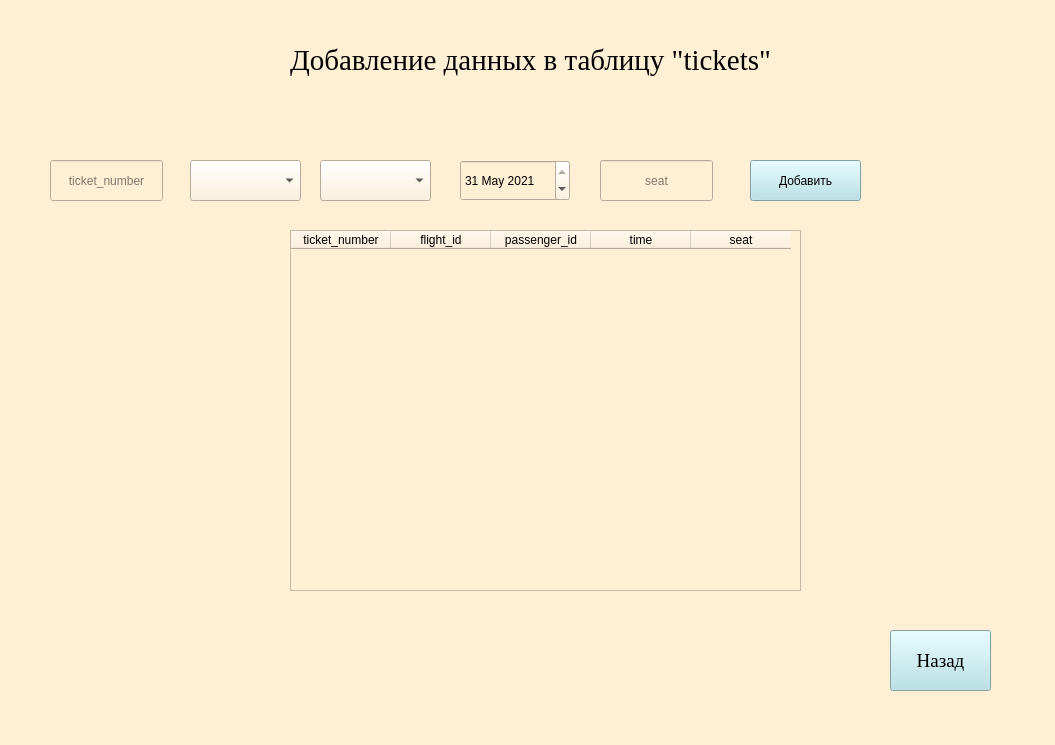
<?xml version="1.0" encoding="UTF-8"?>
<ui version="4.0">
 <class>MainWindow</class>
 <widget class="QMainWindow" name="MainWindow">
  <property name="geometry">
   <rect>
    <x>0</x>
    <y>0</y>
    <width>1055</width>
    <height>745</height>
   </rect>
  </property>
  <property name="windowTitle">
   <string>Добавление записей</string>
  </property>
  <property name="styleSheet">
   <string notr="true">background-color: rgb(255, 239, 213)</string>
  </property>
  <widget class="QWidget" name="centralwidget">
   <widget class="QPushButton" name="back">
    <property name="geometry">
     <rect>
      <x>890</x>
      <y>630</y>
      <width>101</width>
      <height>61</height>
     </rect>
    </property>
    <property name="font">
     <font>
      <family>Times New Roman</family>
      <pointsize>14</pointsize>
     </font>
    </property>
    <property name="styleSheet">
     <string notr="true">background-color: rgb(176, 224, 230)</string>
    </property>
    <property name="text">
     <string>Назад</string>
    </property>
   </widget>
   <widget class="QLabel" name="label">
    <property name="geometry">
     <rect>
      <x>0</x>
      <y>30</y>
      <width>1061</width>
      <height>61</height>
     </rect>
    </property>
    <property name="font">
     <font>
      <family>Times New Roman</family>
      <pointsize>22</pointsize>
     </font>
    </property>
    <property name="text">
     <string>Добавление данных в таблицу &quot;tickets&quot;</string>
    </property>
    <property name="alignment">
     <set>Qt::AlignCenter</set>
    </property>
   </widget>
   <widget class="QLineEdit" name="lineEdit_6">
    <property name="geometry">
     <rect>
      <x>600</x>
      <y>160</y>
      <width>113</width>
      <height>41</height>
     </rect>
    </property>
    <property name="alignment">
     <set>Qt::AlignCenter</set>
    </property>
    <property name="placeholderText">
     <string>seat</string>
    </property>
   </widget>
   <widget class="QPushButton" name="ok">
    <property name="geometry">
     <rect>
      <x>750</x>
      <y>160</y>
      <width>111</width>
      <height>41</height>
     </rect>
    </property>
    <property name="styleSheet">
     <string notr="true">background-color: rgb(176, 224, 230)</string>
    </property>
    <property name="text">
     <string>Добавить</string>
    </property>
   </widget>
   <widget class="QTableWidget" name="tableWidget">
    <property name="geometry">
     <rect>
      <x>290</x>
      <y>230</y>
      <width>511</width>
      <height>361</height>
     </rect>
    </property>
    <column>
     <property name="text">
      <string>ticket_number</string>
     </property>
    </column>
    <column>
     <property name="text">
      <string>flight_id</string>
     </property>
    </column>
    <column>
     <property name="text">
      <string>passenger_id</string>
     </property>
    </column>
    <column>
     <property name="text">
      <string>time</string>
     </property>
    </column>
    <column>
     <property name="text">
      <string>seat</string>
     </property>
    </column>
   </widget>
   <widget class="QLineEdit" name="lineEdit_2">
    <property name="geometry">
     <rect>
      <x>50</x>
      <y>160</y>
      <width>113</width>
      <height>41</height>
     </rect>
    </property>
    <property name="alignment">
     <set>Qt::AlignCenter</set>
    </property>
    <property name="placeholderText">
     <string>ticket_number</string>
    </property>
   </widget>
   <widget class="QDateEdit" name="dateEdit">
    <property name="geometry">
     <rect>
      <x>460</x>
      <y>160</y>
      <width>110</width>
      <height>41</height>
     </rect>
    </property>
    <property name="date">
     <date>
      <year>2021</year>
      <month>5</month>
      <day>31</day>
     </date>
    </property>
   </widget>
   <widget class="QComboBox" name="comboBox">
    <property name="geometry">
     <rect>
      <x>190</x>
      <y>160</y>
      <width>111</width>
      <height>41</height>
     </rect>
    </property>
   </widget>
   <widget class="QComboBox" name="comboBox_2">
    <property name="geometry">
     <rect>
      <x>320</x>
      <y>160</y>
      <width>111</width>
      <height>41</height>
     </rect>
    </property>
   </widget>
  </widget>
 </widget>
 <resources/>
 <connections/>
</ui>
